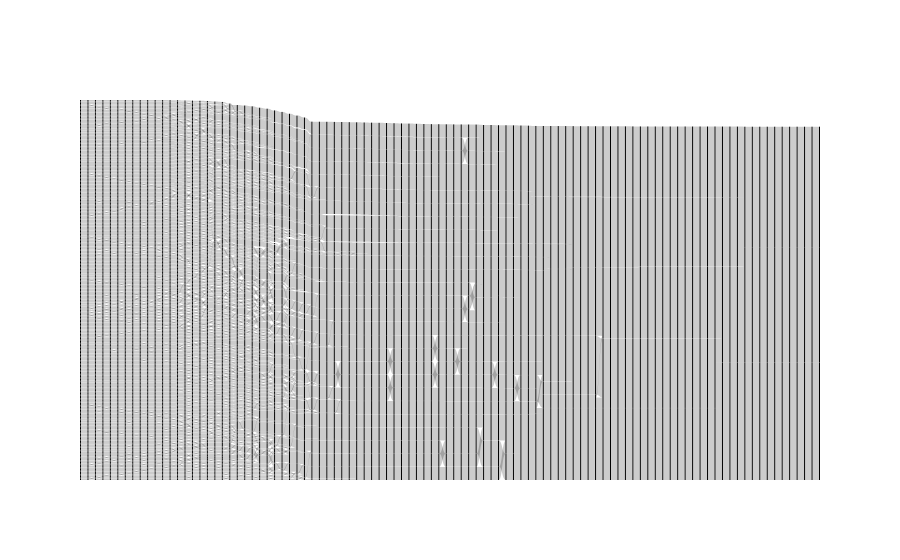

The notebook cell saved with this chart:
### Code cell
fig

### Figure 1 — Plotly figure (JSON) as saved in the notebook; plotly's stock layout.template omitted (floating-point values rounded to 4 significant figures; data arrays with more than 128 entries replaced by an {"elided": "..."} marker saying what was removed)
{"data": [{"link": {"source": {"elided": "8020 int values"}, "target": {"elided": "8020 int values"}, "value": {"elided": "8020 int values"}}, "node": {"line": {"color": "black", "width": 0}, "pad": 0.1, "thickness": 1}, "type": "sankey"}], "layout": {"autosize": true}}
